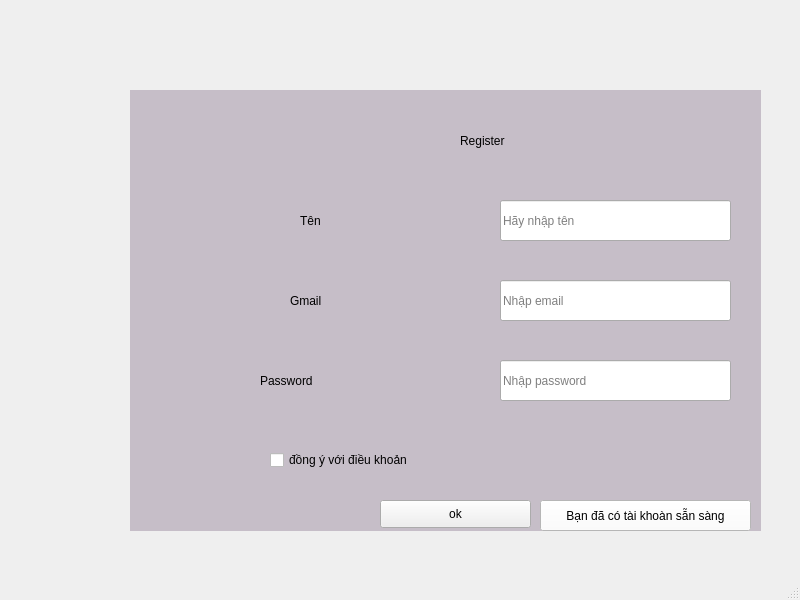
<?xml version="1.0" encoding="UTF-8"?>
<ui version="4.0">
 <class>MainWindow</class>
 <widget class="QMainWindow" name="MainWindow">
  <property name="geometry">
   <rect>
    <x>0</x>
    <y>0</y>
    <width>800</width>
    <height>600</height>
   </rect>
  </property>
  <property name="windowTitle">
   <string>MainWindow</string>
  </property>
  <widget class="QWidget" name="centralwidget">
   <widget class="QLabel" name="label">
    <property name="geometry">
     <rect>
      <x>120</x>
      <y>100</y>
      <width>311</width>
      <height>351</height>
     </rect>
    </property>
    <property name="text">
     <string/>
    </property>
   </widget>
   <widget class="QLabel" name="label_2">
    <property name="geometry">
     <rect>
      <x>130</x>
      <y>90</y>
      <width>631</width>
      <height>441</height>
     </rect>
    </property>
    <property name="styleSheet">
     <string notr="true">background-color: rgb(198, 190, 200);</string>
    </property>
    <property name="text">
     <string/>
    </property>
    <property name="scaledContents">
     <bool>false</bool>
    </property>
   </widget>
   <widget class="QLabel" name="label_3">
    <property name="geometry">
     <rect>
      <x>300</x>
      <y>180</y>
      <width>111</width>
      <height>81</height>
     </rect>
    </property>
    <property name="styleSheet">
     <string notr="true">font: 26pt &quot;Times New Roman&quot;;</string>
    </property>
    <property name="text">
     <string>Tên</string>
    </property>
   </widget>
   <widget class="QLabel" name="label_5">
    <property name="geometry">
     <rect>
      <x>260</x>
      <y>340</y>
      <width>221</width>
      <height>81</height>
     </rect>
    </property>
    <property name="styleSheet">
     <string notr="true">font: 26pt &quot;Times New Roman&quot;;</string>
    </property>
    <property name="text">
     <string>Password</string>
    </property>
   </widget>
   <widget class="QLabel" name="label_6">
    <property name="geometry">
     <rect>
      <x>290</x>
      <y>260</y>
      <width>111</width>
      <height>81</height>
     </rect>
    </property>
    <property name="styleSheet">
     <string notr="true">font: 26pt &quot;Times New Roman&quot;;</string>
    </property>
    <property name="text">
     <string>Gmail</string>
    </property>
   </widget>
   <widget class="QLabel" name="label_7">
    <property name="geometry">
     <rect>
      <x>460</x>
      <y>100</y>
      <width>151</width>
      <height>81</height>
     </rect>
    </property>
    <property name="styleSheet">
     <string notr="true">font: 26pt &quot;Times New Roman&quot;;</string>
    </property>
    <property name="text">
     <string>Register</string>
    </property>
   </widget>
   <widget class="QLineEdit" name="lineEdit">
    <property name="geometry">
     <rect>
      <x>500</x>
      <y>200</y>
      <width>231</width>
      <height>41</height>
     </rect>
    </property>
    <property name="styleSheet">
     <string notr="true"/>
    </property>
    <property name="text">
     <string/>
    </property>
    <property name="frame">
     <bool>true</bool>
    </property>
    <property name="echoMode">
     <enum>QLineEdit::Normal</enum>
    </property>
    <property name="placeholderText">
     <string>Hãy nhập tên</string>
    </property>
   </widget>
   <widget class="QLineEdit" name="lineEdit_3">
    <property name="geometry">
     <rect>
      <x>500</x>
      <y>280</y>
      <width>231</width>
      <height>41</height>
     </rect>
    </property>
    <property name="text">
     <string/>
    </property>
    <property name="placeholderText">
     <string>Nhập email</string>
    </property>
   </widget>
   <widget class="QLineEdit" name="lineEdit_4">
    <property name="geometry">
     <rect>
      <x>500</x>
      <y>360</y>
      <width>231</width>
      <height>41</height>
     </rect>
    </property>
    <property name="text">
     <string/>
    </property>
    <property name="echoMode">
     <enum>QLineEdit::Password</enum>
    </property>
    <property name="placeholderText">
     <string>Nhập password</string>
    </property>
   </widget>
   <widget class="QPushButton" name="pushButton">
    <property name="geometry">
     <rect>
      <x>380</x>
      <y>500</y>
      <width>151</width>
      <height>28</height>
     </rect>
    </property>
    <property name="text">
     <string>ok</string>
    </property>
   </widget>
   <widget class="QPushButton" name="pushButton_3">
    <property name="geometry">
     <rect>
      <x>540</x>
      <y>500</y>
      <width>211</width>
      <height>31</height>
     </rect>
    </property>
    <property name="styleSheet">
     <string notr="true">color: rgb(0, 0, 0);
background-color: rgb(255, 255, 255);
border_radius : 10px</string>
    </property>
    <property name="text">
     <string>Bạn đã có tài khoàn sẵn sàng</string>
    </property>
   </widget>
   <widget class="QCheckBox" name="checkBox">
    <property name="geometry">
     <rect>
      <x>270</x>
      <y>450</y>
      <width>281</width>
      <height>20</height>
     </rect>
    </property>
    <property name="text">
     <string>đồng ý với điều khoản</string>
    </property>
   </widget>
  </widget>
  <widget class="QMenuBar" name="menubar">
   <property name="geometry">
    <rect>
     <x>0</x>
     <y>0</y>
     <width>800</width>
     <height>26</height>
    </rect>
   </property>
  </widget>
  <widget class="QStatusBar" name="statusbar"/>
 </widget>
 <resources/>
 <connections/>
</ui>
